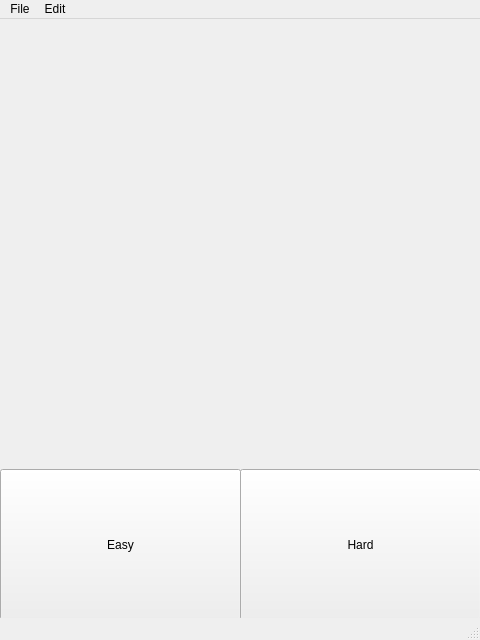
<?xml version="1.0" encoding="UTF-8"?>
<ui version="4.0">
 <class>MainWindow</class>
 <widget class="QMainWindow" name="MainWindow">
  <property name="geometry">
   <rect>
    <x>0</x>
    <y>0</y>
    <width>480</width>
    <height>640</height>
   </rect>
  </property>
  <property name="windowTitle">
   <string>MainWindow</string>
  </property>
  <widget class="QWidget" name="centralwidget">
   <widget class="QLabel" name="card_label">
    <property name="geometry">
     <rect>
      <x>0</x>
      <y>0</y>
      <width>481</width>
      <height>451</height>
     </rect>
    </property>
    <property name="font">
     <font>
      <pointsize>36</pointsize>
     </font>
    </property>
    <property name="text">
     <string/>
    </property>
   </widget>
   <widget class="QPushButton" name="easy_button">
    <property name="geometry">
     <rect>
      <x>0</x>
      <y>450</y>
      <width>241</width>
      <height>151</height>
     </rect>
    </property>
    <property name="text">
     <string>Easy</string>
    </property>
   </widget>
   <widget class="QPushButton" name="hard_button">
    <property name="geometry">
     <rect>
      <x>240</x>
      <y>450</y>
      <width>241</width>
      <height>151</height>
     </rect>
    </property>
    <property name="text">
     <string>Hard</string>
    </property>
   </widget>
  </widget>
  <widget class="QMenuBar" name="menubar">
   <property name="geometry">
    <rect>
     <x>0</x>
     <y>0</y>
     <width>480</width>
     <height>21</height>
    </rect>
   </property>
   <widget class="QMenu" name="menuFile">
    <property name="title">
     <string>File</string>
    </property>
    <addaction name="actionNew"/>
    <addaction name="actionSave"/>
    <addaction name="actionOpen"/>
   </widget>
   <widget class="QMenu" name="menuEdit">
    <property name="title">
     <string>Edit</string>
    </property>
    <addaction name="actionSize"/>
   </widget>
   <addaction name="menuFile"/>
   <addaction name="menuEdit"/>
  </widget>
  <widget class="QStatusBar" name="statusbar"/>
  <action name="actionNew">
   <property name="text">
    <string>New</string>
   </property>
   <property name="statusTip">
    <string>Open a new file</string>
   </property>
   <property name="shortcut">
    <string>Ctrl+N</string>
   </property>
  </action>
  <action name="actionSize">
   <property name="text">
    <string>Size</string>
   </property>
   <property name="statusTip">
    <string>Sets number of words</string>
   </property>
   <property name="shortcut">
    <string>Ctrl+Q</string>
   </property>
  </action>
  <action name="actionSave">
   <property name="text">
    <string>Save</string>
   </property>
   <property name="statusTip">
    <string>Saves current settings and word file</string>
   </property>
   <property name="shortcut">
    <string>Ctrl+S</string>
   </property>
  </action>
  <action name="actionOpen">
   <property name="text">
    <string>Open</string>
   </property>
   <property name="statusTip">
    <string>Opens a new file</string>
   </property>
   <property name="shortcut">
    <string>Ctrl+O</string>
   </property>
  </action>
 </widget>
 <resources/>
 <connections/>
</ui>
